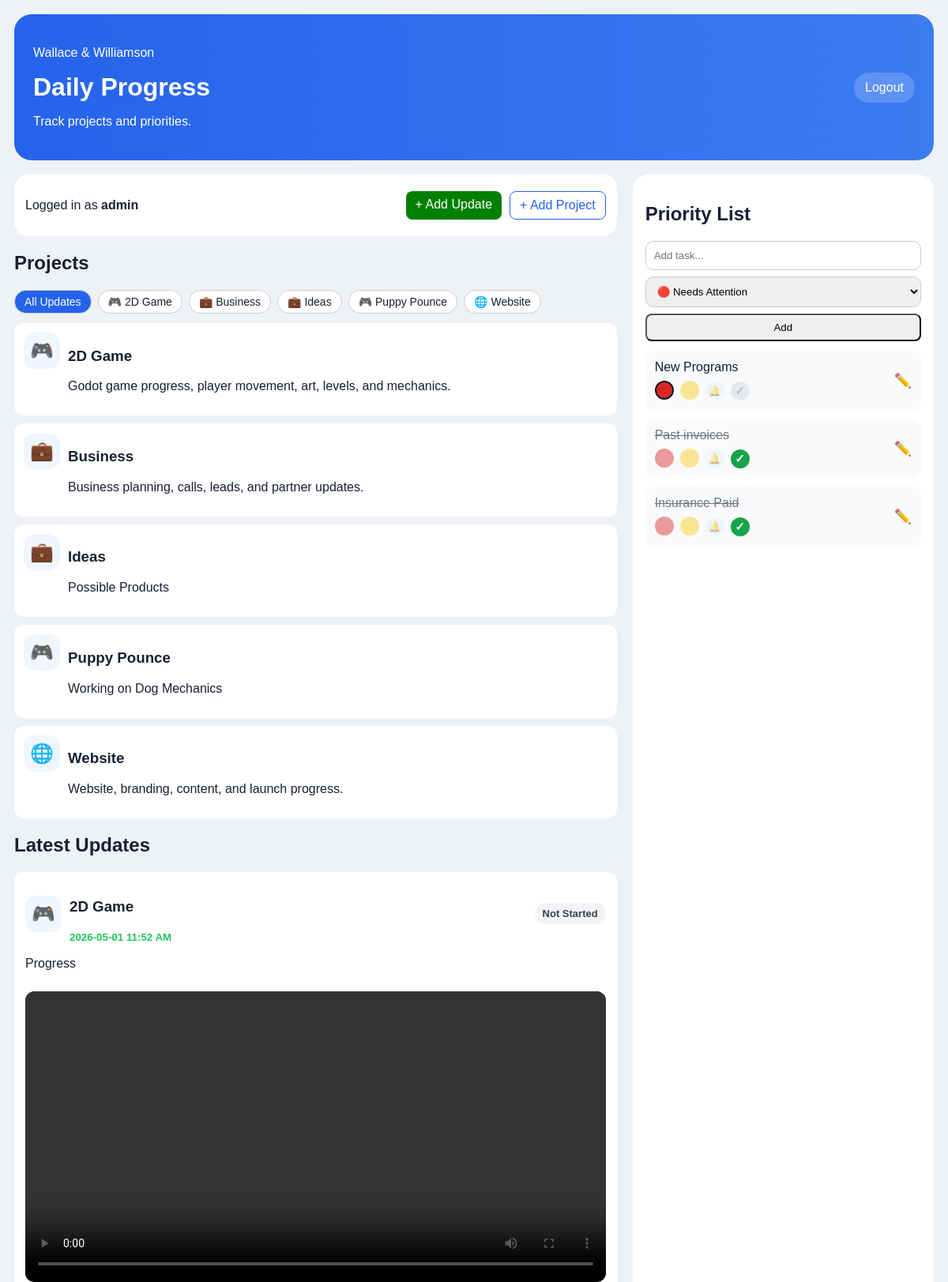
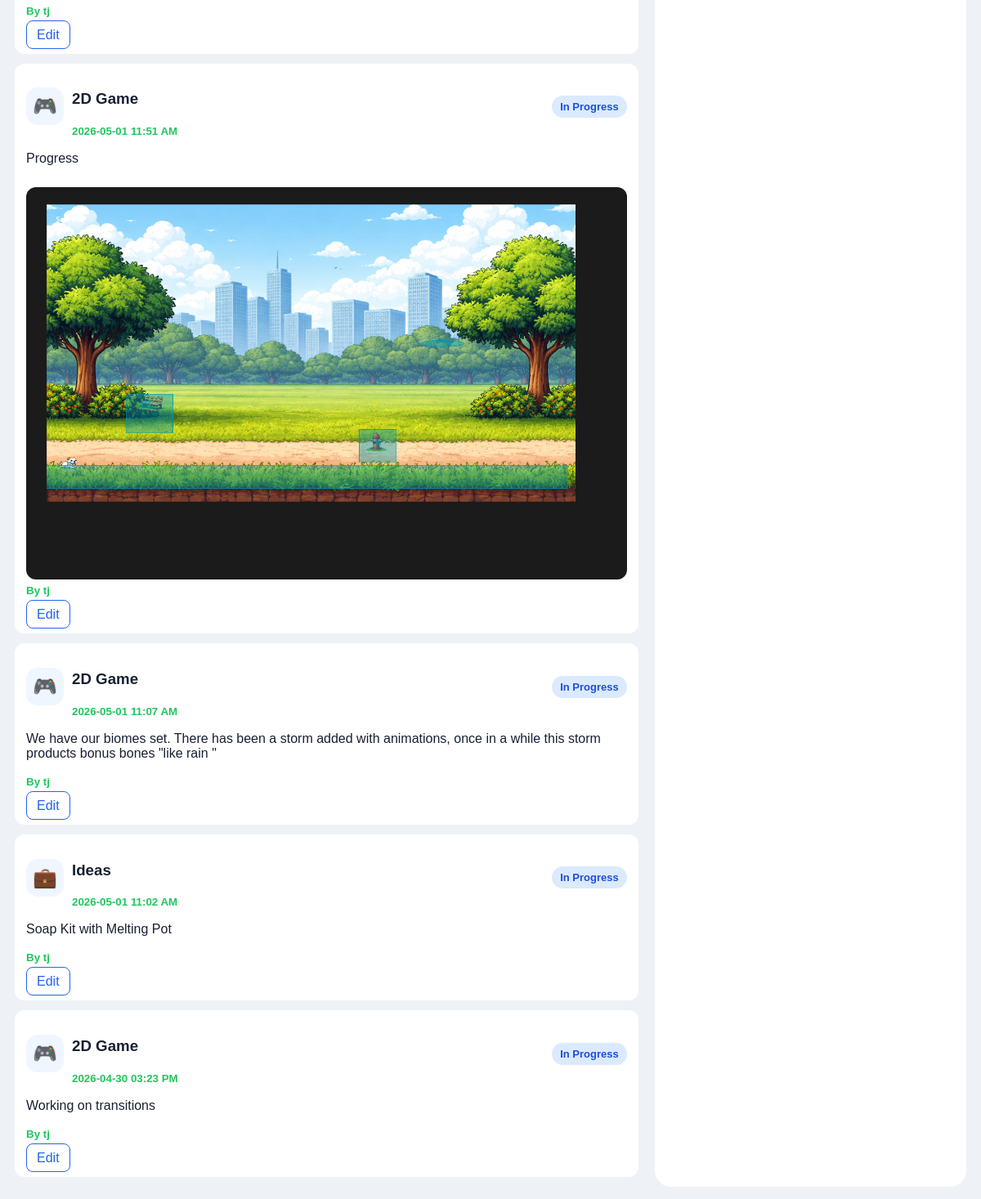
/dashboard (signed in), run on the app's committed database (2 pictures, top to bottom).
### tables this page shows
CREATE TABLE projects (
            id INTEGER PRIMARY KEY AUTOINCREMENT,
            name TEXT NOT NULL,
            description TEXT
        , icon TEXT DEFAULT '📌');

CREATE TABLE updates (
            id INTEGER PRIMARY KEY AUTOINCREMENT,
            project_id INTEGER NOT NULL,
            author TEXT NOT NULL,
            status TEXT NOT NULL,
            note TEXT NOT NULL,
            created_at TEXT NOT NULL, image TEXT, attachment TEXT, attachment_type TEXT,
            FOREIGN KEY(project_id) REFERENCES projects(id)
        );

CREATE TABLE tasks (
            id INTEGER PRIMARY KEY AUTOINCREMENT,
            text TEXT NOT NULL,
            status TEXT NOT NULL,
            created_at TEXT NOT NULL
        );

### app.py (the view)
@app.route("/dashboard")
def dashboard():
    if not login_required():
        return redirect(url_for("login"))
    selected_project_id = request.args.get("project_id", type=int)
    conn = get_db()
    projects = conn.execute("SELECT * FROM projects ORDER BY name").fetchall()
    selected_project = None
    if selected_project_id:
        selected_project = conn.execute(
            "SELECT * FROM projects WHERE id = ?",
            (selected_project_id,)
        ).fetchone()
        latest_updates = conn.execute("""
            SELECT updates.*, projects.name AS project_name, projects.icon AS project_icon
            FROM updates
            JOIN projects ON updates.project_id = projects.id
            WHERE projects.id = ?
            ORDER BY updates.id DESC
            LIMIT 30
        """, (selected_project_id,)).fetchall()
    else:
        latest_updates = conn.execute("""
            SELECT updates.*, projects.name AS project_name, projects.icon AS project_icon
            FROM updates
            JOIN projects ON updates.project_id = projects.id
            ORDER BY updates.id DESC
            LIMIT 30
        """).fetchall()
    tasks = conn.execute("""
        SELECT * FROM tasks
        ORDER BY
            CASE status
                WHEN 'Needs Attention' THEN 1
                WHEN 'Pending' THEN 2
                WHEN 'Possible' THEN 3
                WHEN 'Done' THEN 4
                ELSE 5
            END,
            id DESC
    """).fetchall()
    conn.close()
    return render_template(
        "dashboard.html",
        projects=projects,
        latest_updates=latest_updates,
        tasks=tasks,
        username=session["username"],
        selected_project=selected_project,
        selected_project_id=selected_project_id
    )

### app.py (called while the page is built)
def get_db():
    conn = sqlite3.connect(DATABASE)
    conn.row_factory = sqlite3.Row
    return conn

def column_exists(conn, table, column):
    columns = conn.execute(f"PRAGMA table_info({table})").fetchall()
    return any(col["name"] == column for col in columns)

@app.before_request
def setup():
    init_db()

def login_required():
    return "username" in session

### templates/dashboard.html (shortened to what this page needs)
<!DOCTYPE html>
<html>
<head>
    <link rel="stylesheet" href="/static/style.css">
</head>
<body>
<div class="app-shell">
    <header class="hero">
        <div>
            <p class="eyebrow">Wallace & Williamson</p>
            <h1>Daily Progress</h1>
            <p class="subtitle">Track projects and priorities.</p>
        </div>
        <a class="logout-link" href="/logout">Logout</a>
    </header>
    <div class="dashboard-grid">
        <div>
            <section class="action-row">
                <p>Logged in as <strong>{{ username }}</strong></p>
                <div class="button-group">
                    <a class="primary-button" href="/add-update">+ Add Update</a>
                    <a class="secondary-button" href="/add-project">+ Add Project</a>
                </div>
            </section>
            <h2>Projects</h2>
            <div class="project-filter-row">
                <a class="filter-pill {% if not selected_project_id %}active-filter{% endif %}" href="/dashboard">
                    All Updates
                </a>
                {% for project in projects %}
                    <a class="filter-pill {% if selected_project_id == project.id %}active-filter{% endif %}" href="/dashboard?project_id={{ project.id }}">
                        {{ project.icon }} {{ project.name }}
                    </a>
                {% endfor %}
            </div>
            <div class="project-grid">
                {% for project in projects %}
                    <a class="project-card" href="/dashboard?project_id={{ project.id }}">
                        <div class="project-icon">{{ project.icon }}</div>
                        <div>
                            <h3>{{ project.name }}</h3>
                            <p>{{ project.description }}</p>
                        </div>
                    </a>
                {% endfor %}
            </div>
            <div class="updates-title-row">
                {% if selected_project %}
                    <h2>{{ selected_project.icon }} {{ selected_project.name }} Updates</h2>
                    <a class="secondary-button" href="/edit-project/{{ selected_project.id }}">Edit Project</a>
                {% else %}
                    <h2>Latest Updates</h2>
                {% endif %}
            </div>
            <div class="timeline">
                {% for update in latest_updates %}
                    <div class="update-card">
                        <div class="update-header">
                            <div class="update-project">
                                <span class="update-icon">{{ update.project_icon }}</span>
                                <div>
                                    <h3>{{ update.project_name }}</h3>
                                    <small>{{ update.created_at }}</small>
                                </div>
                            </div>
                            <span class="status status-{{ update.status|lower|replace(' ', '-') }}">
                                {{ update.status }}
                            </span>
                        </div>
                        <p class="update-note">{{ update.note }}</p>
                        {% if update.attachment %}
                            {% if update.attachment_type == "image" %}
                                <img class="update-image" src="/static/uploads/{{ update.attachment }}" alt="Update attachment">
                            {% elif update.attachment_type == "video" %}
                                <video class="update-video" controls>
                                    <source src="/static/uploads/{{ update.attachment }}">
                                </video>
                            {% else %}
                                <a class="attachment-link" href="/static/uploads/{{ update.attachment }}" target="_blank">
                                    📎 Open Document
                                </a>
                            {% endif %}
                        {% endif %}
                        <small class="update-author">By {{ update.author }}</small>
                        <div class="update-actions">
                            <a href="/edit-update/{{ update.id }}" class="secondary-button">Edit</a>
                        </div>
                    </div>
                {% else %}
                    <div class="empty-state">
                        <p>No updates found for this view.</p>
                    </div>
                {% endfor %}
            </div>
        </div>
        <div class="task-panel">
            <h2>Priority List</h2>
            <form method="POST" action="/add-task" class="task-form">
                <input name="text" placeholder="Add task..." required>
                <select name="status">
                    <option value="Needs Attention">🔴 Needs Attention</option>
                </select>
                <button type="submit">Add</button>
            </form>
            <div class="task-list">
                {% for task in tasks %}
                    <div class="task-item {% if task.status == 'Done' %}task-done{% endif %}">
                        <div class="task-main">
                            <div class="task-text">{{ task.text }}</div>
                            <div class="task-status-buttons">
                                <form method="POST" action="/set-task-status/{{ task.id }}/Needs Attention">
                                    <button class="status-dot red-dot {% if task.status == 'Needs Attention' %}active-task-status{% endif %}" type="submit" title="Needs Attention"></button>
                                </form>
                                <form method="POST" action="/set-task-status/{{ task.id }}/Pending">
                                    <button class="status-dot yellow-dot {% if task.status == 'Pending' %}active-task-status{% endif %}" type="submit" title="Pending"></button>
                                </form>
                                <form method="POST" action="/set-task-status/{{ task.id }}/Possible">
                                    <button class="status-dot bell-dot {% if task.status == 'Possible' %}active-task-status{% endif %}" type="submit" title="Possible">🔔</button>
                                </form>
                                <form method="POST" action="/set-task-status/{{ task.id }}/Done">
                                    <button class="status-dot check-dot {% if task.status == 'Done' %}done-check{% endif %}" type="submit" title="Done">✓</button>
                                </form>
                            </div>
                        </div>
                        <div class="task-actions">
                            <a href="/edit-task/{{ task.id }}">✏️</a>
                        </div>
                    </div>
                {% else %}
                    <div class="empty-state">
                        <p>No tasks yet.</p>
                    </div>
                {% endfor %}
            </div>
        </div>
    </div>
</div>
</body>
</html>

### static/style.css (style rules this page uses)
body { margin: 0; font-family: Arial, sans-serif; background: #eef2f7; color: #172033; }
.app-shell { max-width: 1200px; margin: auto; padding: 18px; }
.hero { background: linear-gradient(270deg, #1e3a8a, #2563eb, #60a5fa, #2563eb); background-size: 800% 800%; animation: gradientMove 5s ease infinite; color: white; padding: 24px; border-radius: 22px; margin-bottom: 18px; display: flex; justify-content: space-between; align-items: center; }
.hero h1 { margin: 0; }
.dashboard-grid { display: grid; grid-template-columns: 2fr 1fr; gap: 20px; }
.project-filter-row { display: flex; flex-wrap: wrap; gap: 8px; margin-bottom: 12px; }
.filter-pill { padding: 6px 12px; border-radius: 999px; background: white; border: 1px solid #ccc; text-decoration: none; font-size: 14px; color: #172033; }
.active-filter { background: #2563eb; color: white; }
.action-row { background: white; border-radius: 18px; padding: 14px; margin-bottom: 18px; display: flex; justify-content: space-between; align-items: center; gap: 14px; }
.button-group { display: flex; gap: 10px; flex-wrap: wrap; }
.project-grid { display: grid; gap: 10px; }
.project-card { display: flex; gap: 10px; background: white; padding: 12px; border-radius: 12px; text-decoration: none; color: inherit; transition: 0.2s; }
.project-icon, .update-icon { background: #eff6ff; border-radius: 14px; min-width: 46px; height: 46px; display: grid; place-items: center; font-size: 24px; }
.updates-title-row { display: flex; justify-content: space-between; align-items: center; gap: 12px; }
.update-card, .empty-state { background: white; padding: 14px; border-radius: 12px; margin-bottom: 12px; }
.update-header, .update-project { display: flex; align-items: center; gap: 10px; }
.update-header { justify-content: space-between; }
.update-card small { color: #22c55e; font-weight: bold; }
.update-image { width: 100%; border-radius: 12px; margin-top: 10px; }
.update-video { width: 100%; border-radius: 12px; margin-top: 10px; background: black; }
.update-actions { margin-top: 12px; }
.status { padding: 6px 10px; border-radius: 999px; font-size: 13px; font-weight: bold; }
.status-not-started { background: #f3f4f6; color: #374151; }
.status-in-progress { background: #dbeafe; color: #1d4ed8; }
.task-panel { background: white; border-radius: 20px; padding: 16px; }
.task-form { display: flex; flex-direction: column; gap: 8px; }
.task-form input, .task-form select { padding: 10px; border-radius: 10px; border: 1px solid #ccc; }
.task-list { margin-top: 12px; display: flex; flex-direction: column; gap: 10px; }
.task-item { display: flex; align-items: center; justify-content: space-between; gap: 10px; background: #f9fafb; padding: 12px; border-radius: 12px; }
.task-main { flex: 1; }
.task-text { font-size: 16px; margin-bottom: 8px; }
.task-done .task-text { opacity: 0.6; text-decoration: line-through; }
.task-status-buttons { display: flex; align-items: center; gap: 8px; }
.task-status-buttons form { margin: 0; }
.status-dot { width: 24px; height: 24px; border-radius: 999px; border: 2px solid transparent; padding: 0; cursor: pointer; opacity: 0.45; transition: 0.15s; }
.red-dot { background: #dc2626; }
.yellow-dot { background: #facc15; }
.bell-dot { background: #e0f2fe; font-size: 13px; display: grid; place-items: center; }
.check-dot { background: #d1d5db; color: #6b7280; font-weight: bold; font-size: 15px; }
.done-check { background: #16a34a; color: white; opacity: 1; }
.active-task-status { opacity: 1; border-color: #111827; }
.task-actions a { text-decoration: none; font-size: 18px; }
.primary-button, .secondary-button, button { padding: 8px 12px; border-radius: 8px; cursor: pointer; text-decoration: none; }
.primary-button { background: green; color: white; border: none; }
.secondary-button { border: 1px solid #2563eb; color: #2563eb; background: white; }
.logout-link { color: white; text-decoration: none; background: rgba(255,255,255,0.18); padding: 10px 14px; border-radius: 999px; }

### data on the page
projects: icon "🎮", name "2D Game", description "Godot game progress, player movement, art, levels, and mechanics."
projects: icon "💼", name "Business", description "Business planning, calls, leads, and partner updates."
projects: icon "💼", name "Ideas", description "Possible Products"
projects: icon "🎮", name "Puppy Pounce", description "Working on Dog Mechanics"
projects: icon "🌐", name "Website", description "Website, branding, content, and launch progress."
updates: project_icon "🎮", project_name "2D Game", created_at "2026-05-01 11:52 AM", status "Not Started", note "Progress", author "tj"
updates: project_icon "🎮", project_name "2D Game", created_at "2026-05-01 11:51 AM", status "In Progress", note "Progress", attachment (picture), author "tj"
updates: project_icon "🎮", project_name "2D Game", created_at "2026-05-01 11:07 AM", status "In Progress", note "We have our biomes set. There has been a storm added with animations, once in a while this storm products bonus bones \"like rain \"", author "tj"
updates: project_icon "💼", project_name "Ideas", created_at "2026-05-01 11:02 AM", status "In Progress", note "Soap Kit with Melting Pot", author "tj"
updates: project_icon "🎮", project_name "2D Game", created_at "2026-04-30 03:23 PM", status "In Progress", note "Working on transitions", author "tj"
tasks: text "New Programs"
tasks: text "Past invoices"
tasks: text "Insurance Paid"

### other printed values
{{ username }} "admin"
